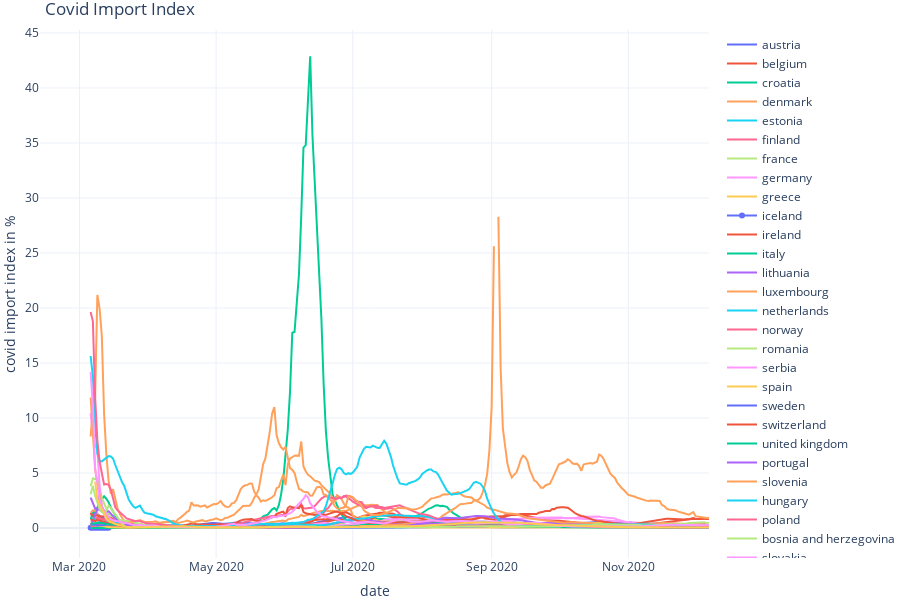

The code cell stored with this chart in its notebook:
### Code cell
def plot_covid_import_index():
    plots = []

    for c in eu_countries:
        dfc = df_in[df_in.end_name == c]
        index = 100*dfc['covid_flow'].rolling(7).mean()/dfc['end_new_cases_smoothed'].rolling(7).mean() 
        plot = go.Scatter(x=dfc.date,y=index, name=c)
        plots.append(plot)
    fig = go.Figure(data=plots, layout=go.Layout(barmode='group'))

    fig.update_layout(template="plotly_white", margin=dict(l=0, r=0, t=30, b=0))

    fig.update_layout(
        height=600,
        title="Covid Import Index",
        xaxis_title="date",
        yaxis_title="covid import index in %"
    )
    return fig

plot_covid_import_index().show()

### Figure 1 — Plotly figure (JSON) as saved in the notebook; plotly's stock layout.template omitted (floating-point values rounded to 4 significant figures; data arrays with more than 128 entries replaced by an {"elided": "..."} marker saying what was removed)
{"data": [{"name": "austria", "type": "scatter", "x": {"elided": "281 str values"}, "y": {"elided": "281 float values"}}, {"name": "belgium", "type": "scatter", "x": {"elided": "281 str values"}, "y": {"elided": "281 float values"}}, {"name": "croatia", "type": "scatter", "x": {"elided": "275 str values"}, "y": {"elided": "275 float values"}}, {"name": "czech republic", "type": "scatter", "x": [], "y": []}, {"name": "denmark", "type": "scatter", "x": {"elided": "281 str values"}, "y": {"elided": "281 float values"}}, {"name": "estonia", "type": "scatter", "x": {"elided": "196 str values"}, "y": {"elided": "196 float values"}}, {"name": "finland", "type": "scatter", "x": {"elided": "240 str values"}, "y": {"elided": "240 float values"}}, {"name": "france", "type": "scatter", "x": {"elided": "281 str values"}, "y": {"elided": "281 float values"}}, {"name": "germany", "type": "scatter", "x": {"elided": "281 str values"}, "y": {"elided": "281 float values"}}, {"name": "greece", "type": "scatter", "x": {"elided": "223 str values"}, "y": {"elided": "223 float values"}}, {"name": "iceland", "type": "scatter", "x": ["2020-02-29", "2020-03-01", "2020-03-02", "2020-03-03", "2020-03-04", "2020-03-05", "2020-03-06", "2020-03-07", "2020-03-08", "2020-03-09", "2020-03-10", "2020-03-11", "2020-03-12", "2020-03-13", "2020-03-14"], "y": [null, null, null, null, null, null, 0.01849, 0.0164, 0.01579, 0.01582, 0.01754, 0.01966, 0.02255, 0.02559, 0.02835]}, {"name": "ireland", "type": "scatter", "x": {"elided": "281 str values"}, "y": {"elided": "281 float values"}}, {"name": "italy", "type": "scatter", "x": {"elided": "280 str values"}, "y": {"elided": "280 float values"}}, {"name": "lithuania", "type": "scatter", "x": {"elided": "232 str values"}, "y": {"elided": "232 float values"}}, {"name": "luxembourg", "type": "scatter", "x": {"elided": "281 str values"}, "y": {"elided": "281 float values"}}, {"name": "netherlands", "type": "scatter", "x": {"elided": "281 str values"}, "y": {"elided": "281 float values"}}, {"name": "norway", "type": "scatter", "x": {"elided": "280 str values"}, "y": {"elided": "280 float values"}}, {"name": "romania", "type": "scatter", "x": {"elided": "281 str values"}, "y": {"elided": "281 float values"}}, {"name": "serbia", "type": "scatter", "x": {"elided": "235 str values"}, "y": {"elided": "235 float values"}}, {"name": "spain", "type": "scatter", "x": {"elided": "281 str values"}, "y": {"elided": "281 float values"}}, {"name": "sweden", "type": "scatter", "x": {"elided": "281 str values"}, "y": {"elided": "281 float values"}}, {"name": "switzerland", "type": "scatter", "x": {"elided": "281 str values"}, "y": {"elided": "281 float values"}}, {"name": "united kingdom", "type": "scatter", "x": {"elided": "281 str values"}, "y": {"elided": "281 float values"}}, {"name": "portugal", "type": "scatter", "x": {"elided": "281 str values"}, "y": {"elided": "281 float values"}}, {"name": "slovenia", "type": "scatter", "x": {"elided": "275 str values"}, "y": {"elided": "275 float values"}}, {"name": "hungary", "type": "scatter", "x": {"elided": "281 str values"}, "y": {"elided": "281 float values"}}, {"name": "poland", "type": "scatter", "x": {"elided": "281 str values"}, "y": {"elided": "281 float values"}}, {"name": "bosnia and herzegovina", "type": "scatter", "x": {"elided": "266 str values"}, "y": {"elided": "266 float values"}}, {"name": "slovakia", "type": "scatter", "x": {"elided": "271 str values"}, "y": {"elided": "271 float values"}}, {"name": "bulgaria", "type": "scatter", "x": {"elided": "281 str values"}, "y": {"elided": "281 float values"}}], "layout": {"barmode": "group", "height": 600, "margin": {"b": 0, "l": 0, "r": 0, "t": 30}, "title": {"text": "Covid Import Index"}, "xaxis": {"title": {"text": "date"}}, "yaxis": {"title": {"text": "covid import index in %"}}}}
